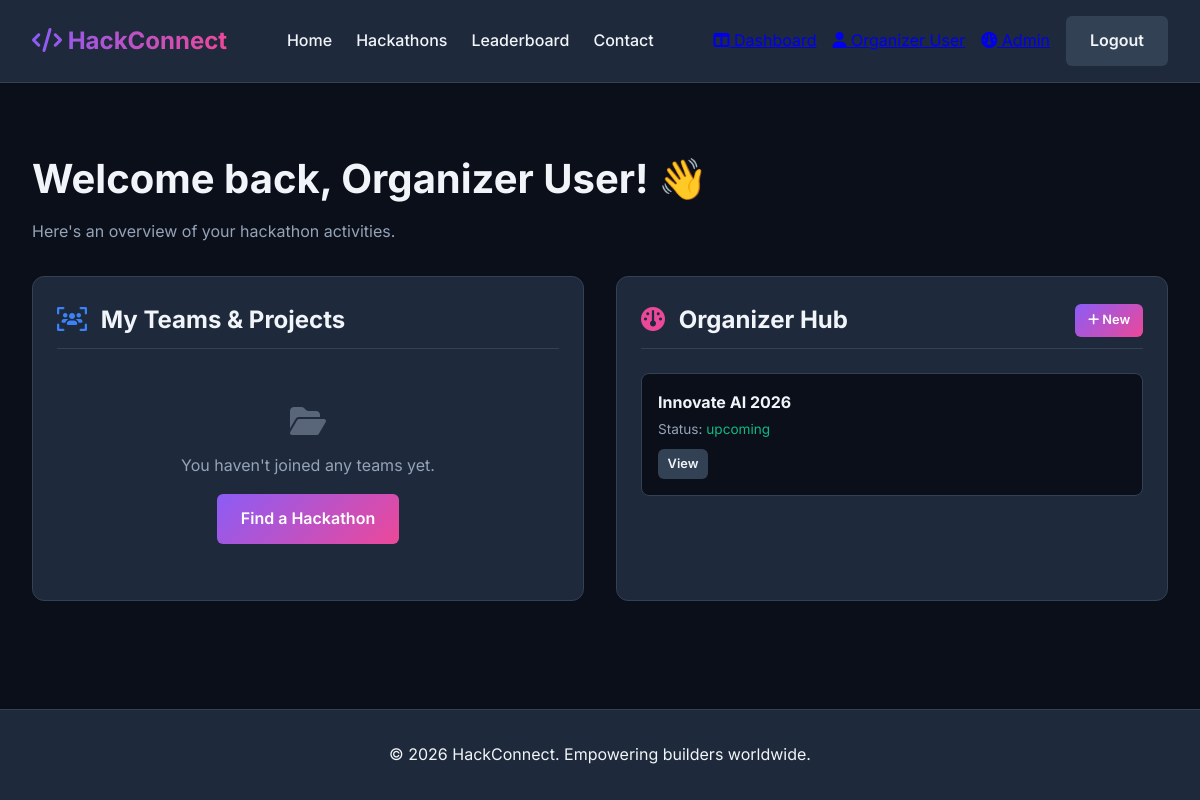
/dashboard (signed in), run on the app's committed database.
### tables this page shows
CREATE TABLE users (
    id INTEGER PRIMARY KEY AUTOINCREMENT,
    name TEXT NOT NULL,
    email TEXT UNIQUE NOT NULL,
    password TEXT NOT NULL,
    role TEXT NOT NULL DEFAULT 'participant' -- 'participant', 'organizer', 'admin'
, bio TEXT, github TEXT);

CREATE TABLE hackathons (
    id INTEGER PRIMARY KEY AUTOINCREMENT,
    title TEXT NOT NULL,
    description TEXT NOT NULL,
    start_date TEXT NOT NULL,
    end_date TEXT NOT NULL,
    theme TEXT,
    rules TEXT,
    prize_info TEXT,
    status TEXT DEFAULT 'upcoming', -- 'upcoming', 'active', 'completed'
    organizer_id INTEGER NOT NULL, prizes TEXT,
    FOREIGN KEY(organizer_id) REFERENCES users(id)
);

### app.py (the view)
@app.route('/dashboard')
def dashboard():
    if g.user is None:
        return redirect(url_for('login'))
    conn = get_db_connection()
    user_role = g.user['role']
    organized_hackathons = []
    joined_teams = []
    if user_role in ['organizer', 'admin']:
        organized_hackathons = conn.execute('SELECT * FROM hackathons WHERE organizer_id = ?', (g.user['id'],)).fetchall()
    joined_teams = conn.execute('''
        SELECT t.name as team_name, t.id as team_id, h.title as hackathon_title, h.id as hackathon_id
        FROM teams t
        JOIN team_members tm ON t.id = tm.team_id
        JOIN hackathons h ON t.hackathon_id = h.id
        WHERE tm.user_id = ?
    ''', (g.user['id'],)).fetchall()
    conn.close()
    return render_template('dashboard.html', organized_hackathons=organized_hackathons, joined_teams=joined_teams)

### app.py (called while the page is built)
def get_db_connection():
    conn = sqlite3.connect('database.db')
    conn.row_factory = sqlite3.Row
    return conn

@app.before_request
def load_logged_in_user():
    user_id = session.get('user_id')
    if user_id is None:
        g.user = None
    else:
        conn = get_db_connection()
        user = conn.execute('SELECT * FROM users WHERE id = ?', (user_id,)).fetchone()
        conn.close()
        if user:
            g.user = dict(user)
        else:
            g.user = None

### templates/dashboard.html
{% extends "layout.html" %}
{% block content %}
<div style="margin-top: 2rem; margin-bottom: 2rem;">
    <h1 style="font-size: 2.5rem; margin-bottom: 0.5rem;">Welcome back, {{ g.user.name }}! 👋</h1>
    <p style="color: var(--text-muted); margin-bottom: 2rem;">Here's an overview of your hackathon activities.</p>
    <div style="display: grid; grid-template-columns: repeat(auto-fit, minmax(300px, 1fr)); gap: 2rem;">
        <div style="background: var(--card-bg); border: 1px solid var(--border-color); border-radius: 12px; padding: 1.5rem;">
            <h2 style="font-size: 1.5rem; margin-bottom: 1.5rem; border-bottom: 1px solid var(--border-color); padding-bottom: 0.5rem;"><i class="fa-solid fa-users-viewfinder" style="margin-right:0.5rem; color: var(--primary-color);"></i> My Teams & Projects</h2>
            {% if joined_teams %}
                <ul style="list-style: none;">
                    {% for team in joined_teams %}
                        <li style="background: var(--bg-color); border: 1px solid var(--border-color); border-radius: 8px; padding: 1rem; margin-bottom: 1rem; display: flex; justify-content: space-between; align-items: center;">
                            <div>
                                <h4 style="margin-bottom: 0.25rem;">{{ team.team_name }}</h4>
                                <p style="font-size: 0.85rem; color: var(--text-muted);">{{ team.hackathon_title }}</p>
                            </div>
                            <a href="{{ url_for('team_detail', team_id=team.team_id) }}" class="btn btn-primary" style="padding: 0.4rem 0.8rem; font-size: 0.8rem; width:auto;">View Team</a>
                        </li>
                    {% endfor %}
                </ul>
            {% else %}
                <div style="text-align: center; padding: 2rem 0; color: var(--text-muted);">
                    <i class="fa-solid fa-folder-open" style="font-size: 2rem; margin-bottom: 1rem; display: block; opacity: 0.5;"></i>
                    <p>You haven't joined any teams yet.</p>
                    <a href="{{ url_for('hackathons_list') }}" class="btn btn-gradient mt-4">Find a Hackathon</a>
                </div>
            {% endif %}
        </div>
        {% if g.user.role in ['organizer', 'admin'] %}
        <div style="background: var(--card-bg); border: 1px solid var(--border-color); border-radius: 12px; padding: 1.5rem;">
            <div style="display: flex; justify-content: space-between; align-items: center; margin-bottom: 1.5rem; border-bottom: 1px solid var(--border-color); padding-bottom: 0.5rem;">
                <h2 style="font-size: 1.5rem;"><i class="fa-solid fa-gauge" style="margin-right:0.5rem; color: var(--gradient-end);"></i> Organizer Hub</h2>
                <a href="{{ url_for('create_hackathon') }}" class="btn btn-gradient" style="padding: 0.4rem 0.8rem; font-size: 0.8rem; width:auto;"><i class="fa-solid fa-plus"></i> New</a>
            </div>
            {% if organized_hackathons %}
                <ul style="list-style: none;">
                    {% for hc in organized_hackathons %}
                        <li style="background: var(--bg-color); border: 1px solid var(--border-color); border-radius: 8px; padding: 1rem; margin-bottom: 1rem;">
                            <h4 style="margin-bottom: 0.25rem;">{{ hc.title }}</h4>
                            <p style="font-size: 0.85rem; color: var(--text-muted); margin-bottom: 0.5rem;">Status: <span style="color: var(--secondary-color);">{{ hc.status }}</span></p>
                            <a href="{{ url_for('hackathon_detail', id=hc.id) }}" class="btn" style="background: var(--border-color); color: var(--text-color); padding: 0.3rem 0.6rem; font-size: 0.8rem; width:auto;">View</a>
                        </li>
                    {% endfor %}
                </ul>
            {% else %}
                <div style="text-align: center; padding: 2rem 0; color: var(--text-muted);">
                    <p>You haven't created any hackathons yet.</p>
                </div>
            {% endif %}
        </div>
        {% endif %}
    </div>
</div>
{% endblock %}

### static/css/style.css (style rules this page uses)
:root { --bg-color: #0b0f19; --text-color: #f1f5f9; --text-muted: #94a3b8; --primary-color: #3b82f6; --secondary-color: #10b981; --card-bg: #1e293b; --border-color: #334155; --hover-bg: #2dd4bf; --gradient-start: #8b5cf6; --gradient-end: #ec4899; --input-bg: #0f172a; }
* { box-sizing: border-box; margin: 0; padding: 0; }
body { font-family: 'Inter', -apple-system, BlinkMacSystemFont, "Segoe UI", Helvetica, Arial, sans-serif; background-color: var(--bg-color); color: var(--text-color); line-height: 1.6; min-height: 100vh; display: flex; flex-direction: column; }
.btn { display: inline-block; padding: 0.75rem 1.5rem; border-radius: 6px; font-size: 1rem; font-weight: 600; cursor: pointer; text-align: center; text-decoration: none; transition: all 0.3s ease; border: none; }
.btn-gradient { background: linear-gradient(135deg, var(--gradient-start), var(--gradient-end)); color: white; }
.mt-4 { margin-top: 1rem; }

### data on the page
users: user.name "Organizer User"
hackathons: title "Innovate AI 2026", status "upcoming"
